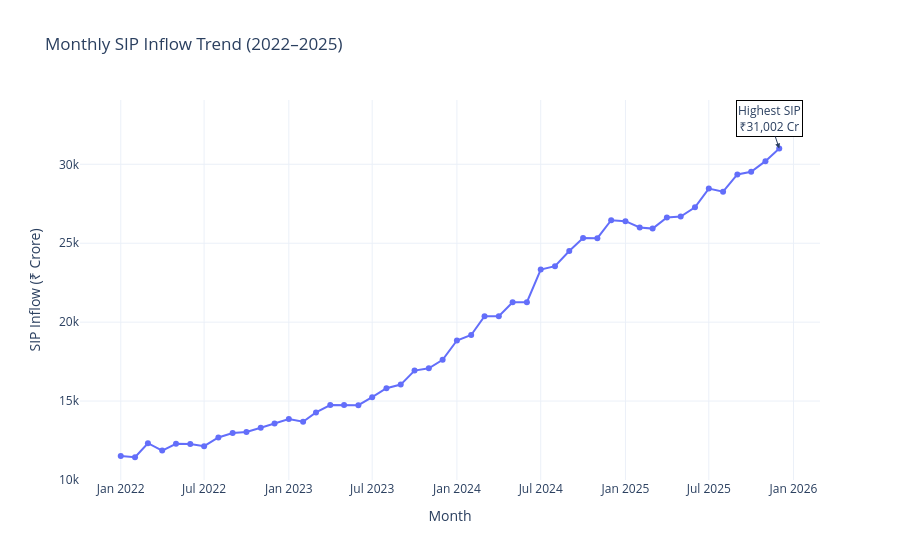

Notebook source saved alongside this figure:
### Code cell
# Monthly SIP Inflow Trend (Main Chart)

fig = px.line(
    sip,
    x="month",
    y="sip_inflow_crore",
    markers=True,
    title="Monthly SIP Inflow Trend (2022–2025)",
    labels={
        "month":"Month",
        "sip_inflow_crore":"SIP Inflow (₹ Crore)"
    }
)

peak = sip.loc[sip["sip_inflow_crore"].idxmax()]
peak_x = native(peak["month"])
peak_y = native(peak["sip_inflow_crore"])

fig.add_annotation(
    x=peak_x,
    y=peak_y,
    text=f"Highest SIP<br>₹{peak_y:,.0f} Cr",
    showarrow=True,
    arrowhead=2,
    bgcolor="white",
    bordercolor="black"
)

fig.update_layout(template="plotly_white")

save_plot(fig,"sip_inflow_trend")
# print(type(sip["month"].iloc[0]))
fig.show()
fig.write_image("test.png")

### Figure 1 — Plotly figure (JSON) as saved in the notebook; plotly's stock layout.template omitted (floating-point values rounded to 4 significant figures)
{"data": [{"hovertemplate": "Month=%{x}<br>SIP Inflow (₹ Crore)=%{y}<extra></extra>", "legendgroup": "", "line": {"color": "#636efa", "dash": "solid"}, "marker": {"symbol": "circle"}, "mode": "lines+markers", "name": "", "orientation": "v", "showlegend": false, "type": "scatter", "x": ["2022-01-01T00:00:00", "2022-02-01T00:00:00", "2022-03-01T00:00:00", "2022-04-01T00:00:00", "2022-05-01T00:00:00", "2022-06-01T00:00:00", "2022-07-01T00:00:00", "2022-08-01T00:00:00", "2022-09-01T00:00:00", "2022-10-01T00:00:00", "2022-11-01T00:00:00", "2022-12-01T00:00:00", "2023-01-01T00:00:00", "2023-02-01T00:00:00", "2023-03-01T00:00:00", "2023-04-01T00:00:00", "2023-05-01T00:00:00", "2023-06-01T00:00:00", "2023-07-01T00:00:00", "2023-08-01T00:00:00", "2023-09-01T00:00:00", "2023-10-01T00:00:00", "2023-11-01T00:00:00", "2023-12-01T00:00:00", "2024-01-01T00:00:00", "2024-02-01T00:00:00", "2024-03-01T00:00:00", "2024-04-01T00:00:00", "2024-05-01T00:00:00", "2024-06-01T00:00:00", "2024-07-01T00:00:00", "2024-08-01T00:00:00", "2024-09-01T00:00:00", "2024-10-01T00:00:00", "2024-11-01T00:00:00", "2024-12-01T00:00:00", "2025-01-01T00:00:00", "2025-02-01T00:00:00", "2025-03-01T00:00:00", "2025-04-01T00:00:00", "2025-05-01T00:00:00", "2025-06-01T00:00:00", "2025-07-01T00:00:00", "2025-08-01T00:00:00", "2025-09-01T00:00:00", "2025-10-01T00:00:00", "2025-11-01T00:00:00", "2025-12-01T00:00:00"], "xaxis": "x", "y": [11517, 11438, 12328, 11863, 12286, 12276, 12140, 12694, 12976, 13040, 13306, 13573, 13856, 13687, 14276, 14749, 14749, 14734, 15245, 15814, 16042, 16928, 17073, 17610, 18838, 19187, 20371, 20371, 21262, 21262, 23332, 23547, 24509, 25323, 25320, 26459, 26400, 25999, 25926, 26632, 26688, 27274, 28464, 28265, 29361, 29529, 30200, 31002], "yaxis": "y"}], "layout": {"annotations": [{"arrowhead": 2, "bgcolor": "white", "bordercolor": "black", "showarrow": true, "text": "Highest SIP<br>₹31,002 Cr", "x": "2025-12-01T00:00:00", "y": 31002}], "legend": {"tracegroupgap": 0}, "title": {"text": "Monthly SIP Inflow Trend (2022–2025)"}, "xaxis": {"anchor": "y", "domain": [0, 1], "title": {"text": "Month"}}, "yaxis": {"anchor": "x", "domain": [0, 1], "title": {"text": "SIP Inflow (₹ Crore)"}}}}
